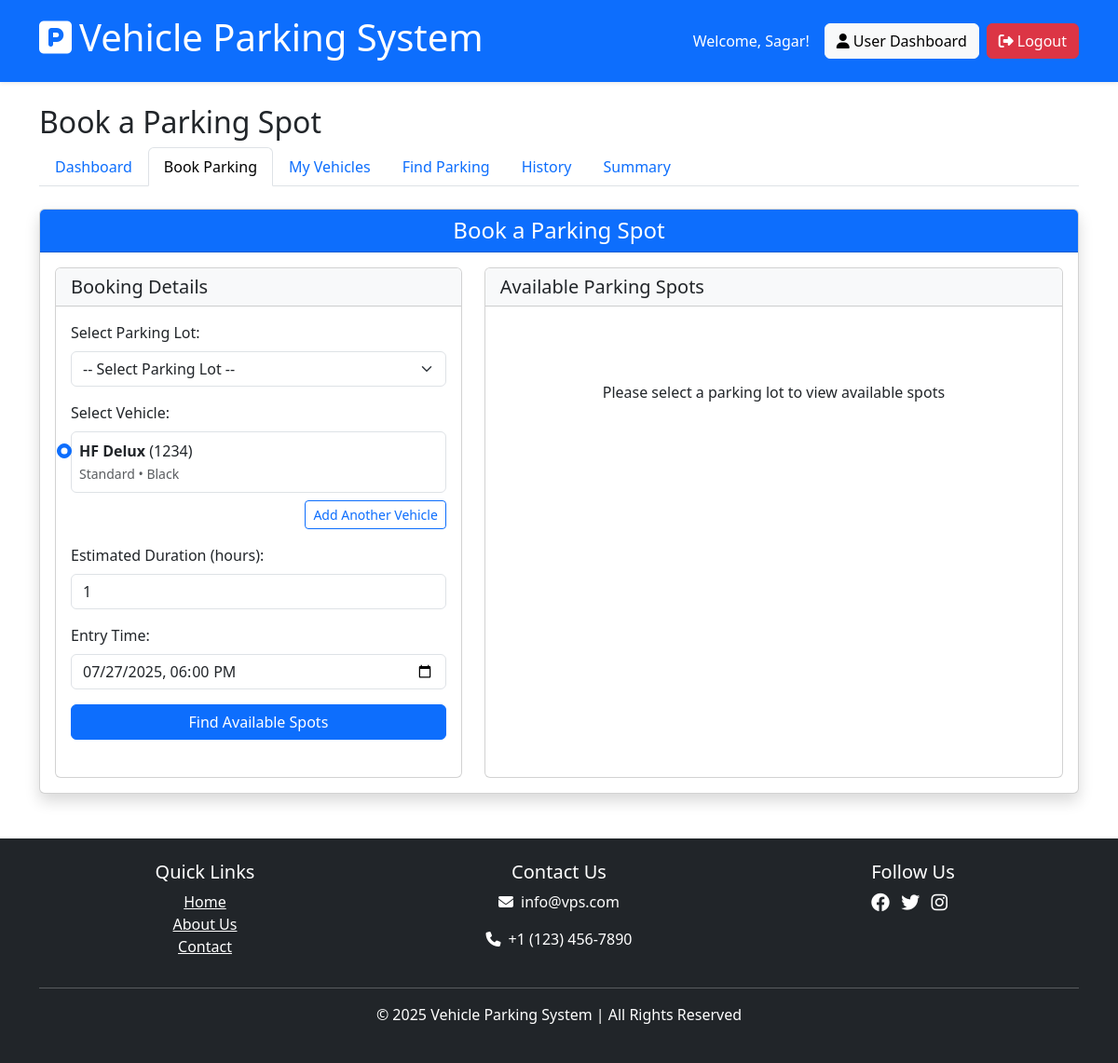
Page /user/book_parking (signed in) on the committed database.
### models/user.py (models this page shows, shortened)
class User(db.Model, UserMixin):
    id = db.Column(db.Integer, primary_key=True)
    username = db.Column(db.String(100), unique=True, nullable=False)
    email = db.Column(db.String(120), unique=True, nullable=False)
    password_hash = db.Column(db.String(200), nullable=False)
    first_name = db.Column(db.String(50))
    last_name = db.Column(db.String(50))
    phone = db.Column(db.String(20))
    registered_on = db.Column(db.DateTime, default=lambda: datetime.now(timezone.utc))
    bookings = db.relationship('Booking', backref='user', lazy=True, cascade="all, delete-orphan")
    vehicles = db.relationship('Vehicle', backref='owner', lazy=True, cascade="all, delete-orphan")
    @property
    def password(self):
        raise AttributeError('password is not a readable attribute')

### models/vehicle.py (models this page shows, shortened)
class Vehicle(db.Model):
    id = db.Column(db.Integer, primary_key=True)
    user_id = db.Column(db.Integer, db.ForeignKey('user.id'), nullable=False)
    model = db.Column(db.String(100), nullable=False)
    license_plate = db.Column(db.String(20), nullable=False, unique=True)
    vehicle_type = db.Column(db.String(20), default='standard')  # standard, compact, SUV, electric, etc.
    color = db.Column(db.String(20))
    created_on = db.Column(db.DateTime, default=lambda: datetime.now(timezone.utc))
    bookings = db.relationship('Booking', backref='vehicle', lazy=True)

### routes/user_routes.py (the view, shortened to what this page needs)
@user_bp.route('/book_parking', methods=['GET', 'POST'])
@login_required
@user_required
def book_parking():
    form = BookingForm()
    confirmation_form = ConfirmBookingForm()
    active_booking = Booking.query.filter_by(
        user_id=current_user.id,
        booking_status='active'
    ).first()
    if active_booking:
        flash('You already have an active booking. Please release your current spot before booking a new one.', 'warning')
        return redirect(url_for('user.dashboard'))
    parking_lots = ParkingLot.query.all()
    form.parking_lot_id.choices = [(lot.id, f"{lot.name} ({lot.available_spots} spots available)") for lot in parking_lots]
    user_vehicles = Vehicle.query.filter_by(user_id=current_user.id).all()
    if not user_vehicles:
        flash('You need to add a vehicle before booking a parking spot.', 'warning')
        return redirect(url_for('user.vehicles'))
    form.vehicle_id.choices = [(v.id, f"{v.model} ({v.license_plate})") for v in user_vehicles]
    available_spots = []
    return render_template('user/book_parking.html',
                          form=form,
                          confirmation_form=confirmation_form,
                          parking_lots=parking_lots,
                          user_vehicles=user_vehicles,
                          available_spots=available_spots)

### templates/user/book_parking.html (shortened to what this page needs)
{% extends 'shared/base.html' %}
{% block content %}
<div class="row mb-4">
    <div class="col-12">
        <h2>Book a Parking Spot</h2>
        <nav>
            <div class="nav nav-tabs" id="nav-tab" role="tablist">
                <a class="nav-link" href="{{ url_for('user.dashboard') }}">Dashboard</a>
                <a class="nav-link active" href="{{ url_for('user.book_parking') }}">Book Parking</a>
                <a class="nav-link" href="{{ url_for('user.vehicles') }}">My Vehicles</a>
                <a class="nav-link" href="{{ url_for('user.search_parking') }}">Find Parking</a>
                <a class="nav-link" href="{{ url_for('user.history') }}">History</a>
                <a class="nav-link" href="{{ url_for('user.summary') }}">Summary</a>
            </div>
        </nav>
    </div>
</div>
<div class="row justify-content-center">
    <div class="col-md-12">
        <div class="card shadow">
            <div class="card-header bg-primary text-white">
                <h4 class="card-title text-center mb-0">Book a Parking Spot</h4>
            </div>
            <div class="card-body">
                <div class="row">
                    <div class="col-md-5">
                        <div class="card mb-4 h-100">
                            <div class="card-header bg-light">
                                <h5 class="card-title mb-0">Booking Details</h5>
                            </div>
                            <div class="card-body">
                                <form method="POST" action="{{ url_for('user.book_parking') }}" id="bookingForm">
                                    <div class="mb-3">
                                        <label for="parking_lot_id" class="form-label">Select Parking Lot:</label>
                                        <select class="form-select" id="parking_lot_id" name="parking_lot_id" required>
                                            <option value="">-- Select Parking Lot --</option>
                                        </select>
                                    </div>
                                    <div class="mb-3">
                                        <label for="vehicle_id" class="form-label">Select Vehicle:</label>
                                        <div class="vehicle-selector">
                                            {% if user_vehicles %}
                                                {% for vehicle in user_vehicles %}
                                                <div class="form-check vehicle-option mb-2 border rounded p-2">
                                                    <input class="form-check-input" type="radio" name="vehicle_id"
                                                           id="vehicle_{{ vehicle.id }}" value="{{ vehicle.id }}"
                                                           {% if loop.first %}checked{% endif %} required>
                                                    <label class="form-check-label w-100" for="vehicle_{{ vehicle.id }}">
                                                        <div class="d-flex justify-content-between align-items-center">
                                                            <div>
                                                                <strong>{{ vehicle.model }}</strong> ({{ vehicle.license_plate }})
                                                                <br>
                                                                <small class="text-muted">{{ vehicle.vehicle_type|capitalize }}{% if vehicle.color %} • {{ vehicle.color }}{% endif %}</small>
                                                            </div>
                                                        </div>
                                                    </label>
                                                </div>
                                                {% endfor %}
                                                <div class="text-end mt-2">
                                                    <a href="{{ url_for('user.vehicles') }}" class="btn btn-sm btn-outline-primary">
                                                         Add Another Vehicle
                                                    </a>
                                                </div>
                                            {% else %}
                                                <div class="alert alert-info">
                                                    <p>You don't have any vehicles registered.</p>
                                                    <a href="{{ url_for('user.vehicles') }}" class="btn btn-primary">Add a Vehicle</a>
                                                </div>
                                            {% endif %}
                                        </div>
                                    </div>
                                    <div class="mb-3">
                                        <label for="duration" class="form-label">Estimated Duration (hours):</label>
                                        <input type="number" class="form-control" id="duration" name="duration" min="1" max="24" value="1" required>
                                    </div>
                                    <div class="mb-3">
                                        <label for="entry_time" class="form-label">Entry Time:</label>
                                        <input type="datetime-local" class="form-control" id="entry_time" name="entry_time" required>
                                    </div>
                                    <div class="d-grid">
                                        <button type="submit" class="btn btn-primary" id="findSpotsBtn">Find Available Spots</button>
                                    </div>
                                </form>
                            </div>
                        </div>
                    </div>
                    <div class="col-md-7">
                        <div class="card h-100">
                            <div class="card-header bg-light">
                                <h5 class="card-title mb-0">Available Parking Spots</h5>
                            </div>
                            <div class="card-body">
                                {% if available_spots %}
                                    <div class="mb-3">
                                        <div class="alert alert-success">
                                            <strong>{{ available_spots|length }}</strong> spot{{ 's' if available_spots|length != 1 else '' }} available at
                                            <strong>{{ available_spots[0].parking_lot.name }}</strong>
                                        </div>
                                    </div>
                                    <div class="parking-grid mb-4">
                                        <div class="row">
                                            {% for spot in available_spots %}
                                                <div class="col-md-3 col-4 mb-3">
                                                    <div class="parking-spot available" data-spot-id="{{ spot.id }}" data-spot-number="{{ spot.spot_number }}">
                                                        <div class="spot-content">
                                                            <div class="spot-number">{{ spot.spot_number }}</div>
                                                            <div class="spot-type">{{ spot.spot_type|capitalize }}</div>
                                                        </div>
                                                    </div>
                                                </div>
                                            {% endfor %}
                                        </div>
                                    </div>
                                    <div class="card mb-3">
                                        <div class="card-body bg-light">
                                            <div class="row">
                                                <div class="col-md-6">
                                                    <p class="mb-1">Selected Spot: <strong><span id="selected_spot_display">None</span></strong></p>
                                                    <p class="mb-1">Spot Type: <strong><span id="selected_spot_type">-</span></strong></p>
                                                </div>
                                                <div class="col-md-6 text-md-end">
                                                    <p class="mb-1">Duration: <strong><span id="duration_display">1</span> hours</strong></p>
                                                    <p class="mb-1">Estimated Fee: <strong>$<span id="estimated_fee">0.00</span></strong></p>
                                                </div>
                                            </div>
                                        </div>
                                    </div>
                                    <form method="POST" action="{{ url_for('user.book_parking') }}" id="confirmationForm">
                                        <input type="hidden" name="spot_id" id="selected_spot_id" value="">
                                        <input type="hidden" name="vehicle_id" id="confirm_vehicle_id" value="">
                                        <input type="hidden" name="duration" id="confirm_duration" value="1">
                                        <input type="hidden" name="entry_time" id="confirm_entry_time" value="">
                                        <div class="d-grid">
                                            <button type="submit" class="btn btn-success" id="confirm_btn" disabled>Confirm Booking</button>
                                        </div>
                                    </form>
                                {% else %}
                                    <div class="text-center py-5">
                                        <p class="mt-3">Please select a parking lot to view available spots</p>
                                    </div>
                                {% endif %}
                            </div>
                        </div>
                    </div>
                </div>
            </div>
        </div>
    </div>
</div>
{% endblock %}

### templates/shared/base.html (shortened to what this page needs)
<!DOCTYPE html>
<html lang="en">
<head>
    <link rel="stylesheet" href="{{ url_for('static', filename='css/style.css') }}">
    <link href="https://cdn.jsdelivr.net/npm/bootstrap@5.3.0/dist/css/bootstrap.min.css" rel="stylesheet">
    <link rel="stylesheet" href="https://cdnjs.cloudflare.com/ajax/libs/font-awesome/6.4.0/css/all.min.css">
</head>
<body>
    <header class="bg-primary text-white p-3 shadow-sm">
        <div class="container">
            <div class="d-flex justify-content-between align-items-center">
                <a href="{{ url_for('main.index') }}" class="text-white text-decoration-none">
                    <h1><i class="fas fa-parking me-2"></i>Vehicle Parking System</h1>
                </a>
                <nav class="navbar-nav d-flex flex-row">
                    {% if current_user.is_authenticated %}
                        <div class="d-flex align-items-center">
                            <span class="me-3">Welcome, {{ current_user.username }}!</span>
                            {% if current_user.is_admin %}
                                <a href="{{ url_for('admin.dashboard') }}" class="btn btn-light me-2">
                                    <i class="fas fa-tachometer-alt me-1"></i>Admin Dashboard
                                </a>
                            {% else %}
                                <a href="{{ url_for('user.dashboard') }}" class="btn btn-light me-2">
                                    <i class="fas fa-user me-1"></i>User Dashboard
                                </a>
                            {% endif %}
                            <a href="{{ url_for('auth.logout') }}" class="btn btn-danger">
                                <i class="fas fa-sign-out-alt me-1"></i>Logout
                            </a>
                        </div>
                    {% endif %}
                </nav>
            </div>
        </div>
    </header>
    <div class="container mt-4">
        {% block content %}{% endblock %}
    </div>
    <footer class="mt-5 p-4 bg-dark text-white text-center">
        <div class="container">
            <div class="row">
                <div class="col-md-4">
                    <h5>Quick Links</h5>
                    <ul class="list-unstyled">
                        <li><a href="{{ url_for('main.index') }}" class="text-white">Home</a></li>
                        <li><a href="{{ url_for('main.about') }}" class="text-white">About Us</a></li>
                        <li><a href="{{ url_for('main.contact') }}" class="text-white">Contact</a></li>
                    </ul>
                </div>
                <div class="col-md-4">
                    <h5>Contact Us</h5>
                    <p><i class="fas fa-envelope me-2"></i>info@vps.com</p>
                    <p><i class="fas fa-phone me-2"></i>+1 (123) 456-7890</p>
                </div>
                <div class="col-md-4">
                    <h5>Follow Us</h5>
                    <div class="social-icons">
                        <a href="#" class="text-white me-2"><i class="fab fa-facebook fa-lg"></i></a>
                        <a href="#" class="text-white me-2"><i class="fab fa-twitter fa-lg"></i></a>
                        <a href="#" class="text-white me-2"><i class="fab fa-instagram fa-lg"></i></a>
                    </div>
                </div>
            </div>
            <hr class="my-3">
            <p>&copy; 2025 Vehicle Parking System | All Rights Reserved</p>
        </div>
    </footer>
</body>
</html>

### rows in the picture
User: username "Sagar"
Vehicle: model "HF Delux", license_plate "1234", vehicle_type "Standard", color "Black"
